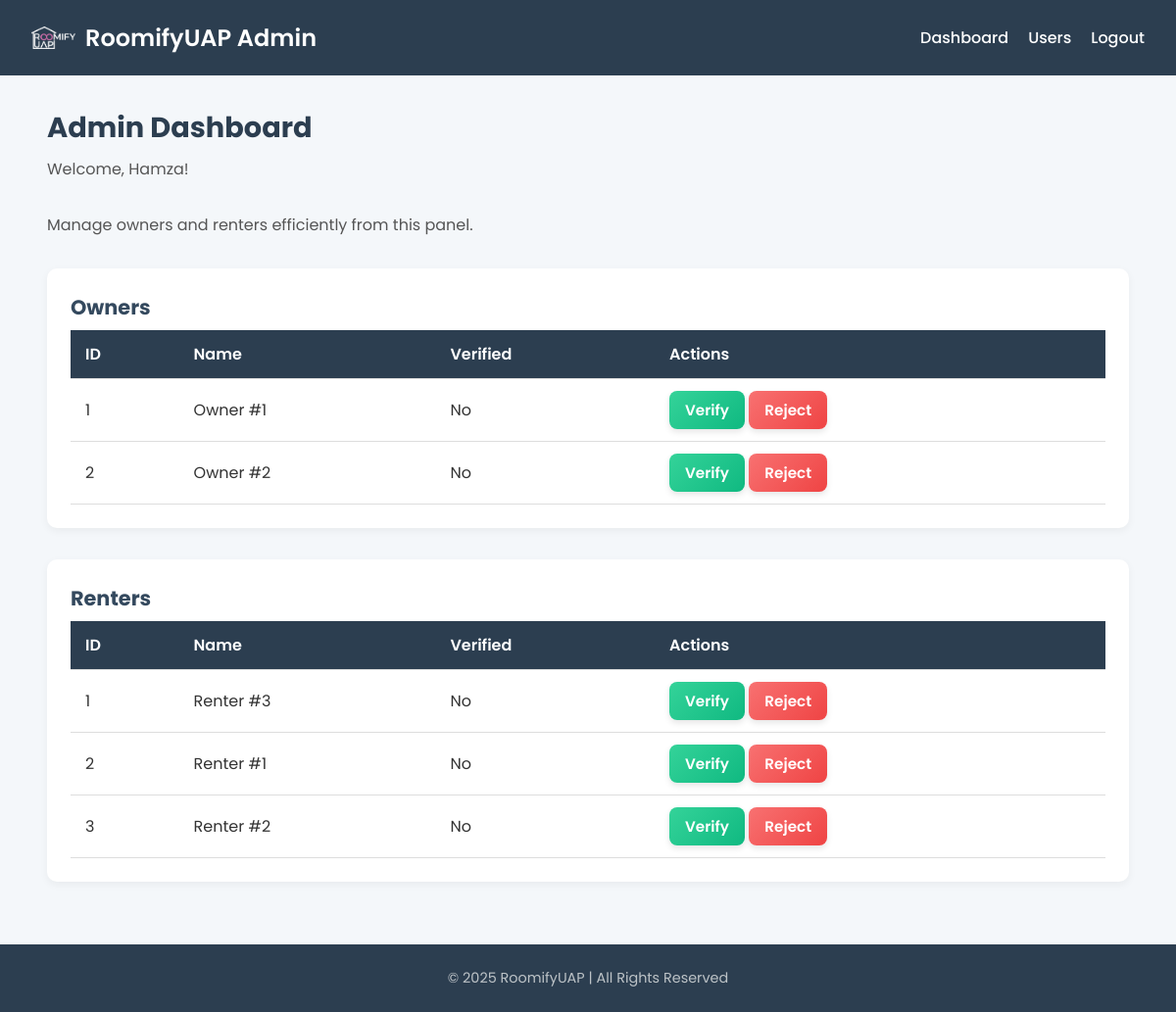
Before: /dashboard/admin/ (signed in) with the older database file.
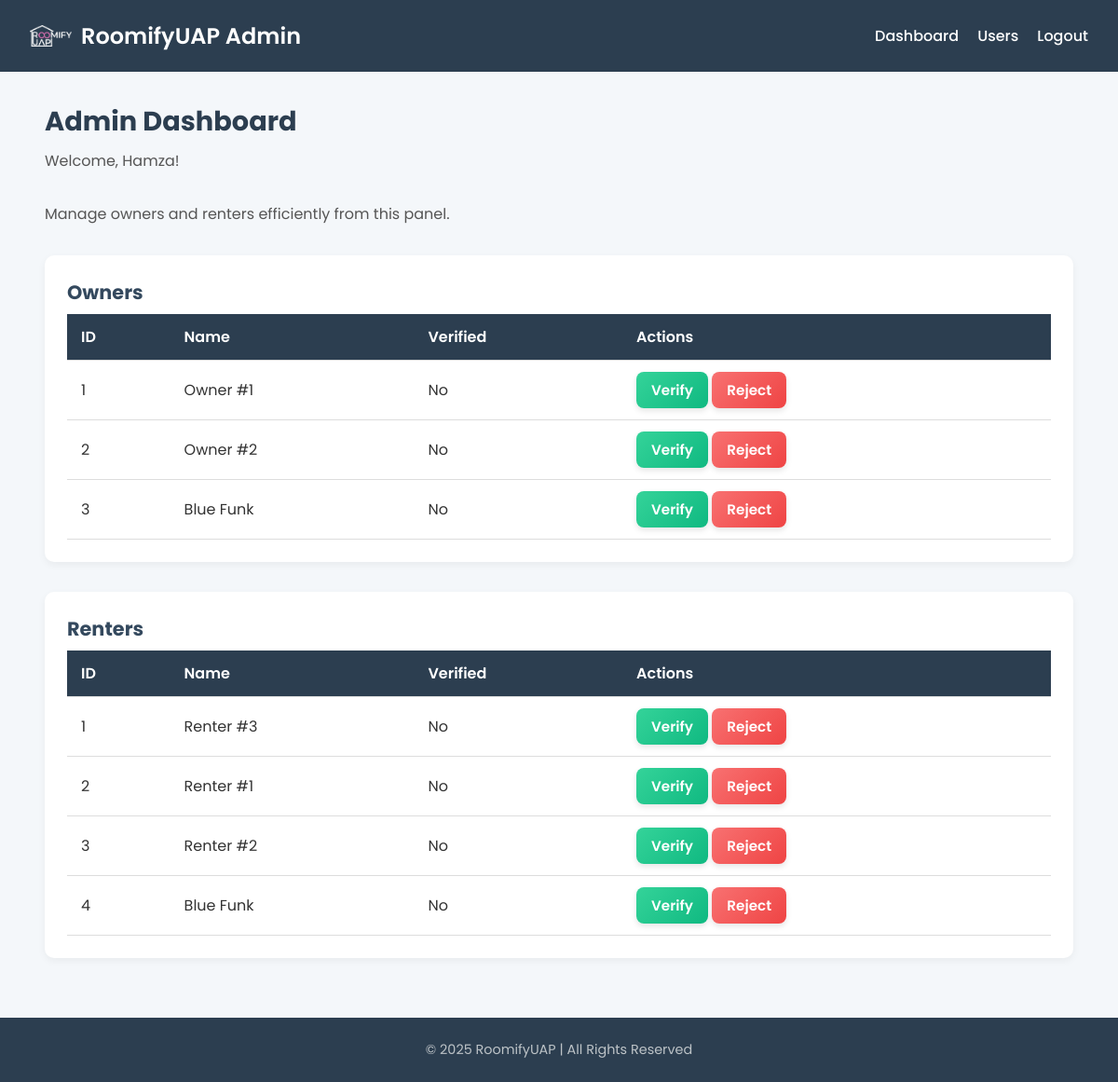
After: the same page with the newer database file.
### roomify_uap_app/models.py (models this page shows)
class Owner(models.Model):
    user = models.OneToOneField(User, on_delete=models.CASCADE)
    is_verified = models.BooleanField(default=False)

class Renter(models.Model):
    user = models.OneToOneField(User, on_delete=models.CASCADE)
    is_verified = models.BooleanField(default=False)

### roomify_uap_app/views.py (the view)
# urls.py: path('dashboard/admin/', views.admin_dashboard, name='admin_dashboard'),
@staff_member_required(login_url='admin_login')
def admin_dashboard(request):
    owners = Owner.objects.all()
    renters = Renter.objects.all()
    admin_user = request.user
    print("Owners in DB:", owners)
    print("Renters in DB:", renters)
    return render(request, 'admin_dashboard.html', {
        'owners': owners,
        'renters': renters,
        'admin_user': admin_user
    })

### roomify_uap_app/templates/admin_dashboard.html (shortened to what this page needs)
{% load static %}
<!DOCTYPE html>
<html lang="en">
  <head>
    <link rel="stylesheet" href="{% static 'css/admin_dashboard_styles.css' %}" />
  </head>
  <body>
    <header>
      <div class="logo-container">
        <img src="{% static 'images/ROOMIFY.png' %}" alt="Roomify Logo" class="logo" />
        <h1>RoomifyUAP Admin</h1>
      </div>
      <nav>
        <a href="{% url 'admin_dashboard' %}">Dashboard</a>
        <a href="{% url 'view_users' %}">Users</a>
        <a href="{% url 'admin_logout' %}">Logout</a>
      </nav>
    </header>
    <main>
      <section class="dashboard-content">
        <h2>Admin Dashboard</h2>
        <p>Welcome, {{ admin_user.last_name|default:admin_user.username }}!</p>
        <p>Manage owners and renters efficiently from this panel.</p>
        <div class="table-section">
          <h3>Owners</h3>
          <table>
            <thead>
              <tr>
                <th>ID</th>
                <th>Name</th>
                <th>Verified</th>
                <th>Actions</th>
              </tr>
            </thead>
            <tbody>
              {% if owners %}
                {% for owner in owners %}
                  <tr>
                    <td>{{ owner.id }}</td>
                    <td>{{ owner.user.get_full_name|default:owner.user.username }}</td>
                    <td>{{ owner.is_verified|yesno:'Yes,No' }}</td>
                    <td>
                      <form method="POST" action="{% url 'verify_user' owner.id 'owner' %}" style="display:inline;">
                        <button type="submit" class="verify-btn">Verify</button>
                      </form>
                      <form method="POST" action="{% url 'reject_user' owner.id 'owner' %}" style="display:inline;">
                        <button type="submit" class="reject-btn">Reject</button>
                      </form>
                    </td>
                  </tr>
                {% endfor %}
              {% else %}
                <tr>
                  <td colspan="4">No owners found.</td>
                </tr>
              {% endif %}
            </tbody>
          </table>
        </div>
        <div class="table-section">
          <h3>Renters</h3>
          <table>
            <thead>
              <tr>
                <th>ID</th>
                <th>Name</th>
                <th>Verified</th>
                <th>Actions</th>
              </tr>
            </thead>
            <tbody>
              {% if renters %}
                {% for renter in renters %}
                  <tr>
                    <td>{{ renter.id }}</td>
                    <td>{{ renter.user.get_full_name|default:renter.user.username }}</td>
                    <td>{{ renter.is_verified|yesno:'Yes,No' }}</td>
                    <td>
                      <form method="POST" action="{% url 'verify_user' renter.id 'renter' %}" style="display:inline;">
                        <button type="submit" class="verify-btn">Verify</button>
                      </form>
                      <form method="POST" action="{% url 'reject_user' renter.id 'renter' %}" style="display:inline;">
                        <button type="submit" class="reject-btn">Reject</button>
                      </form>
                    </td>
                  </tr>
                {% endfor %}
              {% else %}
                <tr>
                  <td colspan="4">No renters found.</td>
                </tr>
              {% endif %}
            </tbody>
          </table>
        </div>
      </section>
    </main>
    <footer>
      <div class="footer-bottom">© 2025 RoomifyUAP | All Rights Reserved</div>
    </footer>
  </body>
</html>

Changed rows visible on the page:
added Owner: id "3", user.get_full_name "Blue Funk", is_verified "No"
added Renter: id "4", user.get_full_name "Blue Funk", is_verified "No"
